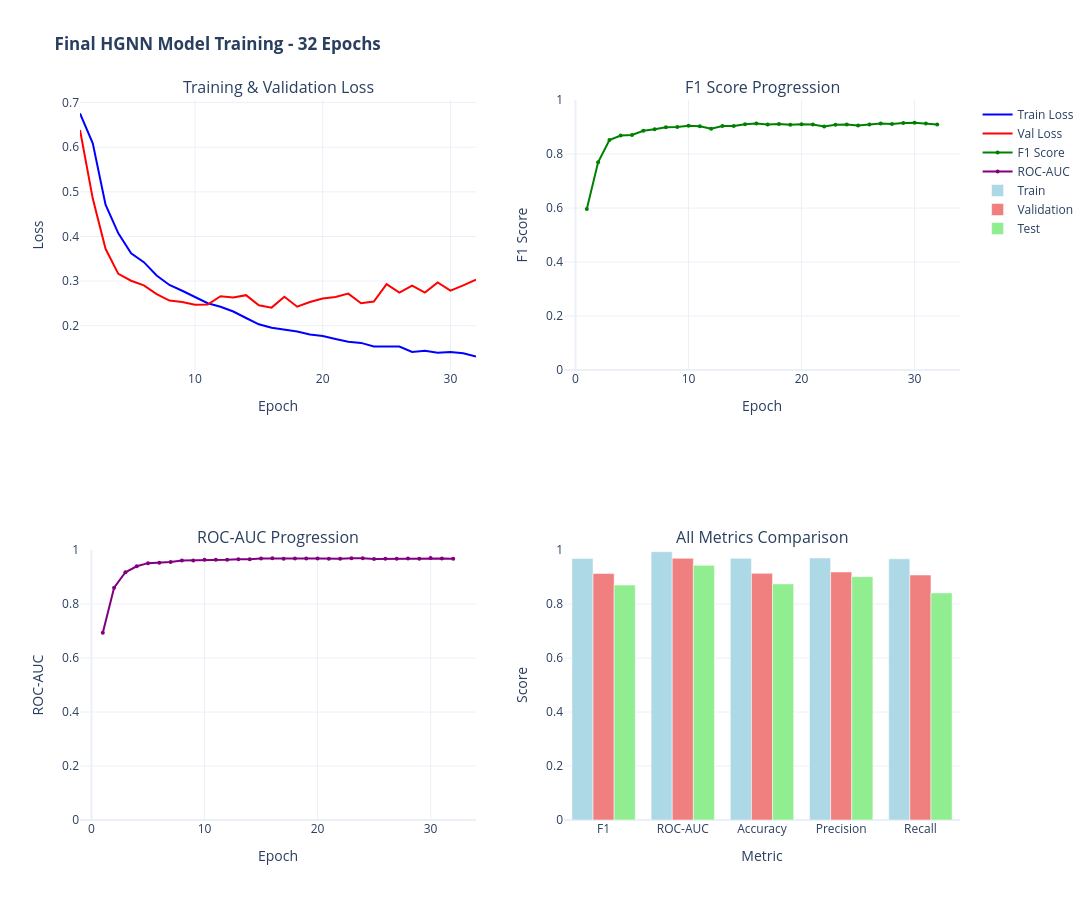
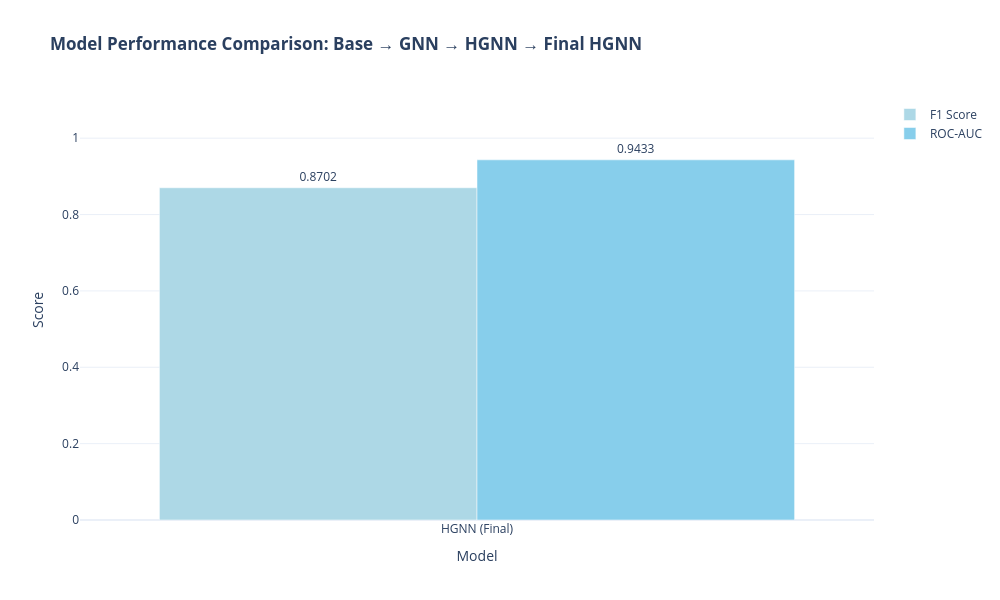

Source (notebook cell) for these figures, in order:
### Code cell
# Visualize final model training curves
print("\n📊 Creating final model visualizations...")

fig_final = make_subplots(
    rows=2, cols=2,
    subplot_titles=('Training & Validation Loss', 'F1 Score Progression', 
                    'ROC-AUC Progression', 'All Metrics Comparison'),
    specs=[[{'type': 'scatter'}, {'type': 'scatter'}],
           [{'type': 'scatter'}, {'type': 'bar'}]]
)

epochs_range = list(range(1, len(final_history['train_loss']) + 1))

# 1. Loss curves
fig_final.add_trace(
    go.Scatter(x=epochs_range, y=final_history['train_loss'], 
               name='Train Loss', mode='lines', line=dict(color='blue', width=2)),
    row=1, col=1
)
fig_final.add_trace(
    go.Scatter(x=epochs_range, y=final_history['val_loss'], 
               name='Val Loss', mode='lines', line=dict(color='red', width=2)),
    row=1, col=1
)

# 2. F1 Score
fig_final.add_trace(
    go.Scatter(x=epochs_range, y=final_history['f1'], 
               name='F1 Score', mode='lines+markers', 
               line=dict(color='green', width=2), marker=dict(size=4)),
    row=1, col=2
)

# 3. ROC-AUC
fig_final.add_trace(
    go.Scatter(x=epochs_range, y=final_history['roc_auc'], 
               name='ROC-AUC', mode='lines+markers', 
               line=dict(color='purple', width=2), marker=dict(size=4)),
    row=2, col=1
)

# 4. Final metrics comparison across datasets
metrics_comp = ['F1', 'ROC-AUC', 'Accuracy', 'Precision', 'Recall']
train_vals = [final_train_metrics['f1'], final_train_metrics['roc_auc'], 
              final_train_metrics['accuracy'], final_train_metrics['precision'], 
              final_train_metrics['recall']]
val_vals = [final_val_metrics['f1'], final_val_metrics['roc_auc'], 
            final_val_metrics['accuracy'], final_val_metrics['precision'], 
            final_val_metrics['recall']]
test_vals = [final_test_metrics['f1'], final_test_metrics['roc_auc'], 
             final_test_metrics['accuracy'], final_test_metrics['precision'], 
             final_test_metrics['recall']]

fig_final.add_trace(
    go.Bar(x=metrics_comp, y=train_vals, name='Train', marker_color='lightblue'),
    row=2, col=2
)
fig_final.add_trace(
    go.Bar(x=metrics_comp, y=val_vals, name='Validation', marker_color='lightcoral'),
    row=2, col=2
)
fig_final.add_trace(
    go.Bar(x=metrics_comp, y=test_vals, name='Test', marker_color='lightgreen'),
    row=2, col=2
)

# Update layout
fig_final.update_xaxes(title_text="Epoch", row=1, col=1)
fig_final.update_xaxes(title_text="Epoch", row=1, col=2)
fig_final.update_xaxes(title_text="Epoch", row=2, col=1)
fig_final.update_xaxes(title_text="Metric", row=2, col=2)

fig_final.update_yaxes(title_text="Loss", row=1, col=1)
fig_final.update_yaxes(title_text="F1 Score", row=1, col=2, range=[0, 1])
fig_final.update_yaxes(title_text="ROC-AUC", row=2, col=1, range=[0, 1])
fig_final.update_yaxes(title_text="Score", row=2, col=2, range=[0, 1])

fig_final.update_layout(
    height=900,
    width=1400,
    title_text=f"<b>Final HGNN Model Training - {len(final_history['train_loss'])} Epochs</b>",
    showlegend=True,
    template='plotly_white'
)

fig_final.show()

# Save visualization
final_viz_path = final_model_dir / f"final_model_training_{timestamp_final}.html"
fig_final.write_html(str(final_viz_path))
print(f"✅ Final training visualization saved: {final_viz_path.name}")

# Create performance comparison with initial models (Base, GNN, HGNN initial)
print("\n📊 Creating comparison with initial models...")

# Try to load from saved CSV results if variables not in memory
comparison_dir = checkpoint_base_dir / "model_comparison"
comparison_csv = comparison_dir / "model_comparison_test_only_*.csv"

comparison_models = ['HGNN (Final)']
comparison_f1 = [final_test_metrics['f1']]
comparison_roc = [final_test_metrics['roc_auc']]

# Try to get initial model results from memory or CSV
if 'base_best_metrics' in dir() and base_best_metrics:
    comparison_models.insert(0, 'Base')
    comparison_f1.insert(0, base_best_metrics.get('f1', 0))
    comparison_roc.insert(0, base_best_metrics.get('roc_auc', 0))

if 'gnn_best_metrics' in dir() and gnn_best_metrics:
    comparison_models.insert(1 if 'Base' in comparison_models else 0, 'GNN')
    idx = 1 if 'Base' in comparison_models else 0
    comparison_f1.insert(idx, gnn_best_metrics.get('f1', 0))
    comparison_roc.insert(idx, gnn_best_metrics.get('roc_auc', 0))

if 'hgnn_best_metrics' in dir() and hgnn_best_metrics:
    comparison_models.insert(-1, 'HGNN (Initial)')
    comparison_f1.insert(-1, hgnn_best_metrics.get('f1', 0))
    comparison_roc.insert(-1, hgnn_best_metrics.get('roc_auc', 0))
else:
    # Try to load from CSV
    try:
        csv_files = list(comparison_dir.glob("model_comparison_test_only_*.csv"))
        if csv_files:
            comparison_df = pd.read_csv(csv_files[-1])  # Get most recent
            for model_name in ['Base', 'GNN', 'HGNN']:
                if model_name in comparison_df['model'].values:
                    row = comparison_df[comparison_df['model'] == model_name].iloc[0]
                    display_name = f"{model_name} (Initial)" if model_name == 'HGNN' else model_name
                    if display_name not in comparison_models:
                        comparison_models.insert(-1, display_name)
                        comparison_f1.insert(-1, float(row['f1']))
                        comparison_roc.insert(-1, float(row['roc_auc']))
            print(f"   Loaded initial model results from: {csv_files[-1].name}")
    except Exception as e:
        print(f"   ⚠️  Could not load initial model results: {e}")
        print(f"   Only showing HGNN Final results")

fig_comparison_final = go.Figure()

# Assign colors based on number of models
colors_f1 = ['lightblue', 'lightcoral', 'lightyellow', 'darkgreen'][:len(comparison_models)]
colors_roc = ['skyblue', 'salmon', 'khaki', 'forestgreen'][:len(comparison_models)]

fig_comparison_final.add_trace(go.Bar(
    x=comparison_models,
    y=comparison_f1,
    name='F1 Score',
    marker_color=colors_f1,
    text=[f'{v:.4f}' for v in comparison_f1],
    textposition='outside'
))

fig_comparison_final.add_trace(go.Bar(
    x=comparison_models,
    y=comparison_roc,
    name='ROC-AUC',
    marker_color=colors_roc,
    text=[f'{v:.4f}' for v in comparison_roc],
    textposition='outside'
))

fig_comparison_final.update_layout(
    title="<b>Model Performance Comparison: Base → GNN → HGNN → Final HGNN</b>",
    xaxis_title="Model",
    yaxis_title="Score",
    yaxis=dict(range=[0, 1.1]),
    barmode='group',
    height=600,
    width=1000,
    template='plotly_white',
    showlegend=True
)

fig_comparison_final.show()

comparison_viz_path = final_model_dir / f"model_comparison_final_{timestamp_final}.html"
fig_comparison_final.write_html(str(comparison_viz_path))
print(f"✅ Model comparison visualization saved: {comparison_viz_path.name}")

print("\n✅ All visualizations created and saved!")

### Figure 1 — Plotly figure (JSON) as saved in the notebook; plotly's stock layout.template omitted (floating-point values rounded to 4 significant figures)
{"data": [{"line": {"color": "blue", "width": 2}, "mode": "lines", "name": "Train Loss", "type": "scatter", "x": [1, 2, 3, 4, 5, 6, 7, 8, 9, 10, 11, 12, 13, 14, 15, 16, 17, 18, 19, 20, 21, 22, 23, 24, 25, 26, 27, 28, 29, 30, 31, 32], "xaxis": "x", "y": [0.6755, 0.6087, 0.4711, 0.407, 0.3624, 0.3424, 0.3127, 0.2914, 0.2784, 0.2648, 0.2504, 0.2426, 0.2319, 0.2174, 0.2032, 0.1955, 0.1919, 0.1871, 0.1802, 0.177, 0.1704, 0.1641, 0.1616, 0.1536, 0.1536, 0.1535, 0.1413, 0.1438, 0.1397, 0.1409, 0.1385, 0.1311], "yaxis": "y"}, {"line": {"color": "red", "width": 2}, "mode": "lines", "name": "Val Loss", "type": "scatter", "x": [1, 2, 3, 4, 5, 6, 7, 8, 9, 10, 11, 12, 13, 14, 15, 16, 17, 18, 19, 20, 21, 22, 23, 24, 25, 26, 27, 28, 29, 30, 31, 32], "xaxis": "x", "y": [0.6386, 0.4849, 0.3724, 0.3162, 0.3008, 0.2904, 0.2708, 0.2563, 0.2532, 0.2473, 0.2473, 0.266, 0.2634, 0.2685, 0.2457, 0.2406, 0.265, 0.2427, 0.2531, 0.2611, 0.2644, 0.2719, 0.2505, 0.2542, 0.2933, 0.2744, 0.29, 0.2743, 0.297, 0.2787, 0.2906, 0.3033], "yaxis": "y"}, {"line": {"color": "green", "width": 2}, "marker": {"size": 4}, "mode": "lines+markers", "name": "F1 Score", "type": "scatter", "x": [1, 2, 3, 4, 5, 6, 7, 8, 9, 10, 11, 12, 13, 14, 15, 16, 17, 18, 19, 20, 21, 22, 23, 24, 25, 26, 27, 28, 29, 30, 31, 32], "xaxis": "x2", "y": [0.5961, 0.769, 0.8519, 0.8682, 0.8703, 0.8861, 0.8915, 0.8993, 0.9, 0.9046, 0.9031, 0.8933, 0.9033, 0.9034, 0.9099, 0.913, 0.9095, 0.9113, 0.9079, 0.9102, 0.9091, 0.902, 0.9088, 0.9091, 0.9054, 0.9094, 0.9131, 0.9115, 0.915, 0.9156, 0.9128, 0.9097], "yaxis": "y2"}, {"line": {"color": "purple", "width": 2}, "marker": {"size": 4}, "mode": "lines+markers", "name": "ROC-AUC", "type": "scatter", "x": [1, 2, 3, 4, 5, 6, 7, 8, 9, 10, 11, 12, 13, 14, 15, 16, 17, 18, 19, 20, 21, 22, 23, 24, 25, 26, 27, 28, 29, 30, 31, 32], "xaxis": "x3", "y": [0.6936, 0.8602, 0.9176, 0.9397, 0.9513, 0.9525, 0.9557, 0.9608, 0.9612, 0.9636, 0.9635, 0.9636, 0.9655, 0.9654, 0.9685, 0.9691, 0.9673, 0.9688, 0.9685, 0.9687, 0.9676, 0.9677, 0.9691, 0.9698, 0.9667, 0.9674, 0.968, 0.9687, 0.968, 0.9703, 0.9686, 0.9671], "yaxis": "y3"}, {"marker": {"color": "lightblue"}, "name": "Train", "type": "bar", "x": ["F1", "ROC-AUC", "Accuracy", "Precision", "Recall"], "xaxis": "x4", "y": [0.9689, 0.9939, 0.969, 0.9705, 0.9673], "yaxis": "y4"}, {"marker": {"color": "lightcoral"}, "name": "Validation", "type": "bar", "x": ["F1", "ROC-AUC", "Accuracy", "Precision", "Recall"], "xaxis": "x4", "y": [0.913, 0.9691, 0.9135, 0.9187, 0.9073], "yaxis": "y4"}, {"marker": {"color": "lightgreen"}, "name": "Test", "type": "bar", "x": ["F1", "ROC-AUC", "Accuracy", "Precision", "Recall"], "xaxis": "x4", "y": [0.8702, 0.9433, 0.8745, 0.9012, 0.8411], "yaxis": "y4"}], "layout": {"annotations": [{"font": {"size": 16}, "showarrow": false, "text": "Training & Validation Loss", "x": 0.225, "xanchor": "center", "xref": "paper", "y": 1, "yanchor": "bottom", "yref": "paper"}, {"font": {"size": 16}, "showarrow": false, "text": "F1 Score Progression", "x": 0.775, "xanchor": "center", "xref": "paper", "y": 1, "yanchor": "bottom", "yref": "paper"}, {"font": {"size": 16}, "showarrow": false, "text": "ROC-AUC Progression", "x": 0.225, "xanchor": "center", "xref": "paper", "y": 0.375, "yanchor": "bottom", "yref": "paper"}, {"font": {"size": 16}, "showarrow": false, "text": "All Metrics Comparison", "x": 0.775, "xanchor": "center", "xref": "paper", "y": 0.375, "yanchor": "bottom", "yref": "paper"}], "height": 900, "showlegend": true, "title": {"text": "<b>Final HGNN Model Training - 32 Epochs</b>"}, "width": 1400, "xaxis": {"anchor": "y", "domain": [0, 0.45], "title": {"text": "Epoch"}}, "xaxis2": {"anchor": "y2", "domain": [0.55, 1], "title": {"text": "Epoch"}}, "xaxis3": {"anchor": "y3", "domain": [0, 0.45], "title": {"text": "Epoch"}}, "xaxis4": {"anchor": "y4", "domain": [0.55, 1], "title": {"text": "Metric"}}, "yaxis": {"anchor": "x", "domain": [0.625, 1], "title": {"text": "Loss"}}, "yaxis2": {"anchor": "x2", "domain": [0.625, 1], "range": [0, 1], "title": {"text": "F1 Score"}}, "yaxis3": {"anchor": "x3", "domain": [0, 0.375], "range": [0, 1], "title": {"text": "ROC-AUC"}}, "yaxis4": {"anchor": "x4", "domain": [0, 0.375], "range": [0, 1], "title": {"text": "Score"}}}}

### Figure 2 — Plotly figure (JSON) as saved in the notebook; plotly's stock layout.template omitted (floating-point values rounded to 4 significant figures)
{"data": [{"marker": {"color": ["lightblue"]}, "name": "F1 Score", "text": ["0.8702"], "textposition": "outside", "type": "bar", "x": ["HGNN (Final)"], "y": [0.8702]}, {"marker": {"color": ["skyblue"]}, "name": "ROC-AUC", "text": ["0.9433"], "textposition": "outside", "type": "bar", "x": ["HGNN (Final)"], "y": [0.9433]}], "layout": {"barmode": "group", "height": 600, "showlegend": true, "title": {"text": "<b>Model Performance Comparison: Base → GNN → HGNN → Final HGNN</b>"}, "width": 1000, "xaxis": {"title": {"text": "Model"}}, "yaxis": {"range": [0, 1.1], "title": {"text": "Score"}}}}
